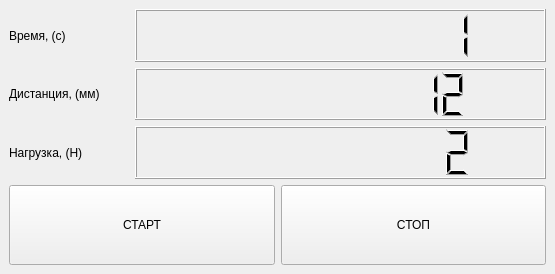
<?xml version="1.0" encoding="UTF-8"?>
<ui version="4.0">
 <class>MainWindow</class>
 <widget class="QMainWindow" name="MainWindow">
  <property name="geometry">
   <rect>
    <x>0</x>
    <y>0</y>
    <width>555</width>
    <height>274</height>
   </rect>
  </property>
  <property name="windowTitle">
   <string>Эксперимент #N, &quot;КОНФИГУРАЦИЯ&quot;</string>
  </property>
  <widget class="QWidget" name="centralwidget">
   <layout class="QGridLayout" name="gridLayout">
    <item row="0" column="0">
     <layout class="QVBoxLayout" name="verticalLayout">
      <item>
       <layout class="QHBoxLayout" name="horizontalLayout_3">
        <item>
         <widget class="QLabel" name="label">
          <property name="maximumSize">
           <size>
            <width>120</width>
            <height>16777215</height>
           </size>
          </property>
          <property name="text">
           <string>Время, (с)</string>
          </property>
         </widget>
        </item>
        <item>
         <widget class="QLCDNumber" name="lcdNumber">
          <property name="digitCount">
           <number>10</number>
          </property>
          <property name="value" stdset="0">
           <double>0.831900000000000</double>
          </property>
          <property name="intValue" stdset="0">
           <number>1</number>
          </property>
         </widget>
        </item>
       </layout>
      </item>
      <item>
       <layout class="QHBoxLayout" name="horizontalLayout_2">
        <item>
         <widget class="QLabel" name="label_2">
          <property name="maximumSize">
           <size>
            <width>120</width>
            <height>16777215</height>
           </size>
          </property>
          <property name="text">
           <string>Дистанция, (мм)</string>
          </property>
         </widget>
        </item>
        <item>
         <widget class="QLCDNumber" name="lcdNumber_2">
          <property name="digitCount">
           <number>10</number>
          </property>
          <property name="value" stdset="0">
           <double>12.449999999999999</double>
          </property>
          <property name="intValue" stdset="0">
           <number>12</number>
          </property>
         </widget>
        </item>
       </layout>
      </item>
      <item>
       <layout class="QHBoxLayout" name="horizontalLayout">
        <item>
         <widget class="QLabel" name="label_3">
          <property name="maximumSize">
           <size>
            <width>120</width>
            <height>16777215</height>
           </size>
          </property>
          <property name="text">
           <string>Нагрузка, (Н)</string>
          </property>
         </widget>
        </item>
        <item>
         <widget class="QLCDNumber" name="lcdNumber_3">
          <property name="digitCount">
           <number>10</number>
          </property>
          <property name="value" stdset="0">
           <double>1.500000000000000</double>
          </property>
          <property name="intValue" stdset="0">
           <number>2</number>
          </property>
         </widget>
        </item>
       </layout>
      </item>
      <item>
       <layout class="QHBoxLayout" name="horizontalLayout_4">
        <item>
         <widget class="QPushButton" name="pushButton">
          <property name="minimumSize">
           <size>
            <width>0</width>
            <height>80</height>
           </size>
          </property>
          <property name="text">
           <string>СТАРТ</string>
          </property>
         </widget>
        </item>
        <item>
         <widget class="QPushButton" name="stop_btn">
          <property name="minimumSize">
           <size>
            <width>0</width>
            <height>80</height>
           </size>
          </property>
          <property name="text">
           <string>СТОП</string>
          </property>
         </widget>
        </item>
       </layout>
      </item>
     </layout>
    </item>
   </layout>
  </widget>
 </widget>
 <resources/>
 <connections/>
</ui>
